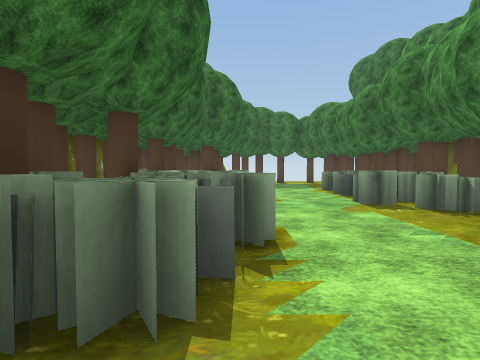
view 1 (above)

20 first-person views from a walk through a 3-D level made in the Unity game engine. The camera is 1.3 m above the floor, tilts 2° down and sees 80° across. The floor is counted in squares, 2 m on a side. Each view is taken from the middle of a square. On the plan, view 1 faces up. The plan holds only what a view shows up to about 9 squares ahead; the rest is blank. The place goes on beyond the plan. Some trees and plants on the terrain are drawn as simple stand-ins. The player is left out. Some animated figures are not drawn. Some surface patterns are stand-ins.

view 2
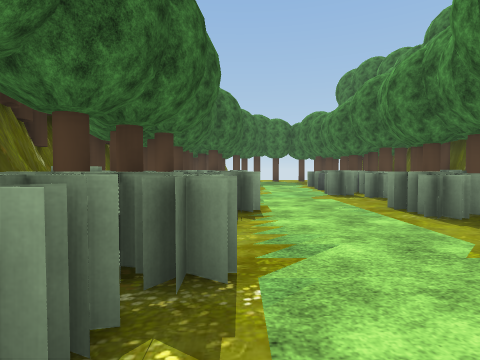

view 3
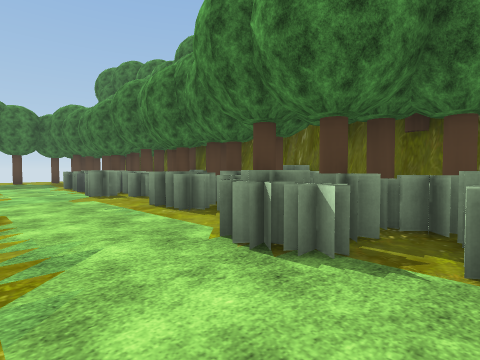

view 4
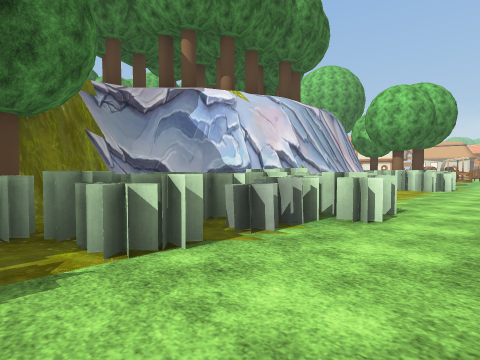

view 5
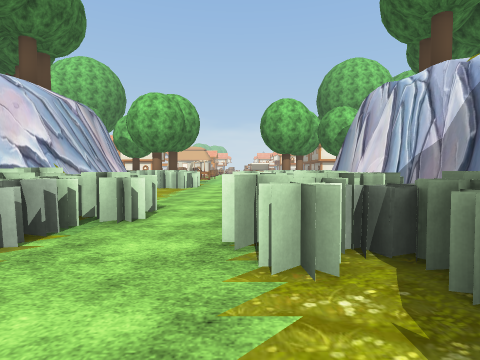

view 6
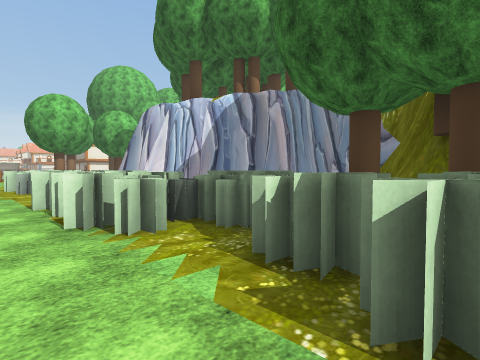

view 7
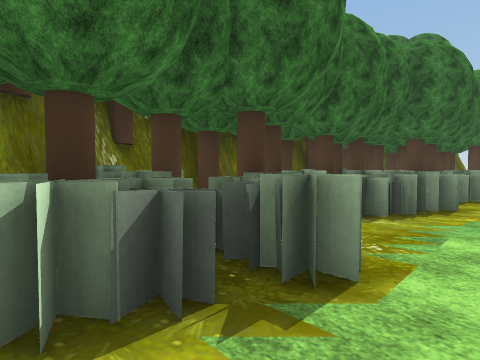

view 8
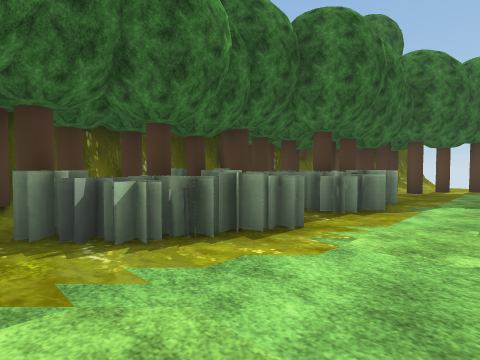

view 9
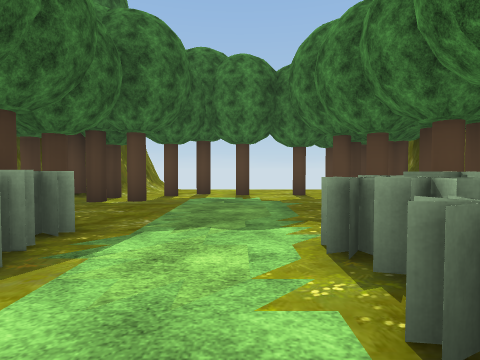

view 10
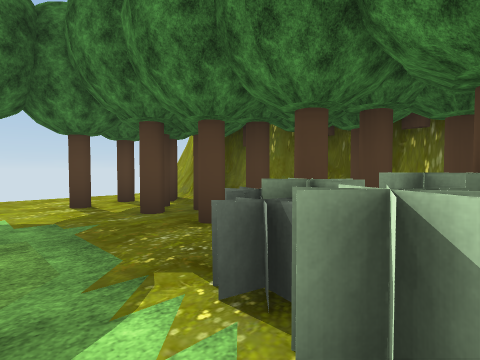

view 11
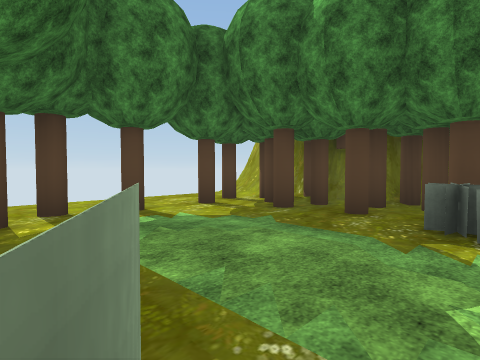

view 12
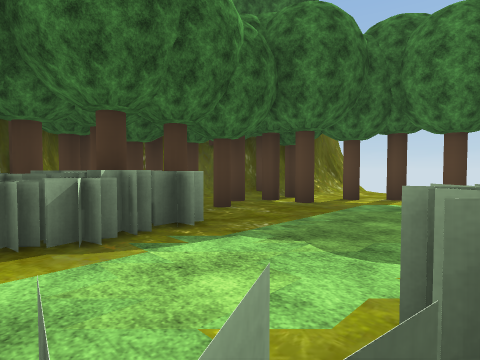

view 13
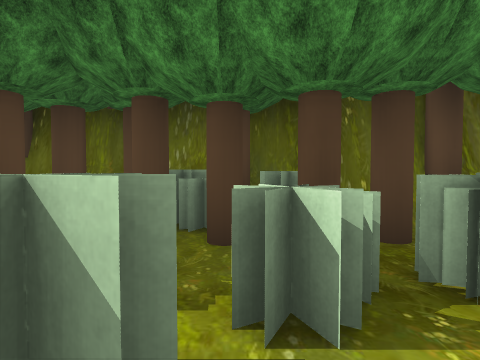

view 14
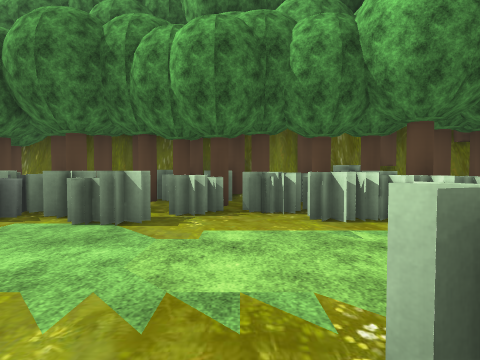

view 15
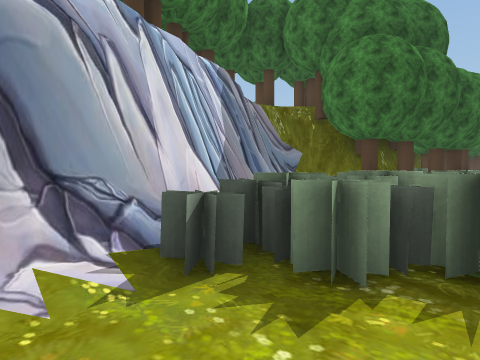

view 16
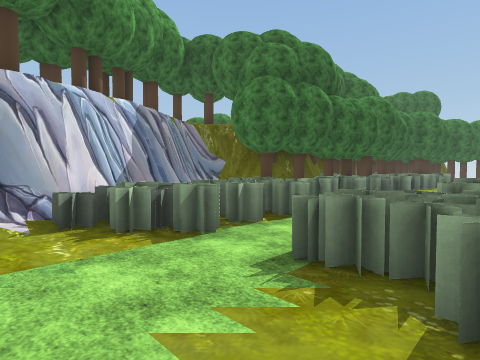

view 17
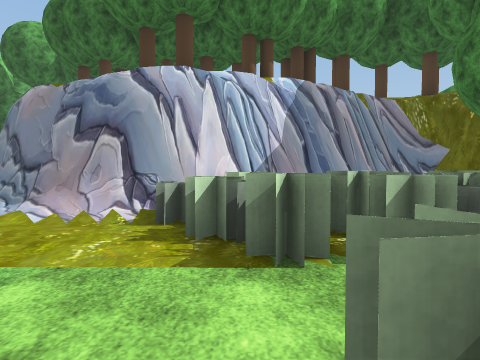

view 18
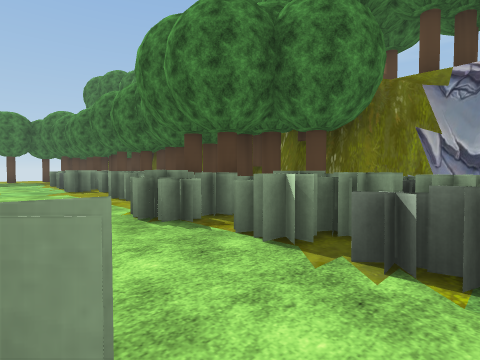

view 19
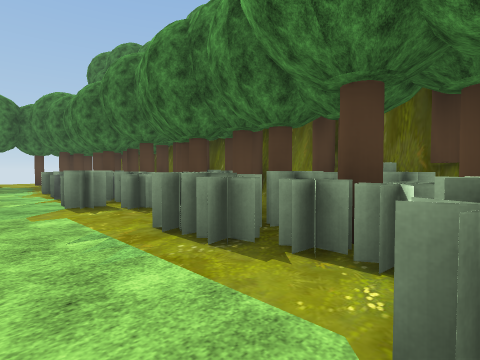

view 20
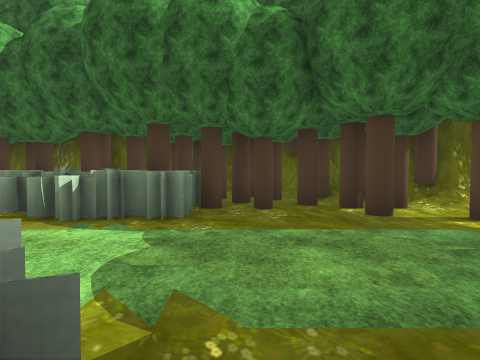

### Floor plan
Key: @ floor where view 1 was taken; # wall or solid block; . floor; / step, stairs or slope; = window, fence, low wall or low ledge; T tree; F flower; O other object.
Columns run from 4 left of view 1 to 7 right of it. Each row starts with its distance up from view 1.
 16    #....../#
 15  ###.T...T##
 14  #TTT.T.TT#
 13  #TTT...TTO
 12 ##TT....TTT#
 11 TTTT.....TT#
 10 TTTT...FF.T#
  9 #TT#....TTT#
  8 #TT.....  T#
  7 ##T=...F#TT#
  6 #TT#=..=#TT#
  5 #TTF.....TT
  4 #TT.....TT#
  3 TTTFF....##
  2  # TF...T##
  1  #TF....T##
  0 ##T=@..TT##
 -1 #TT....=T#
 -2 #  .....##
 -3 #  F=.FF##
 -4 ###F..F.#
 -5  #O.#...#
 -6  #OF#../#
 -7  #F..../#
 -8  ##..../#

Positions as (right, up) in squares from view 1, and headings:
1: (0, 0), facing up
2: (0, -2), facing up
3: (0, -2), facing up-right
4: (0, -1), facing down-right
5: (0, -1), facing down
6: (1, 0), facing down-left
7: (1, 1), facing up-left
8: (2, 4), facing up-left
9: (2, 7), facing up
10: (2, 9), facing up-right
11: (0, 10), facing up-right
12: (3, 8), facing up-left
13: (2, 5), facing right
14: (-1, 4), facing right
15: (0, -8), facing up-left
16: (3, -8), facing up-left
17: (2, -6), facing left
18: (0, -4), facing up-right
19: (1, 0), facing up-right
20: (4, 11), facing left
